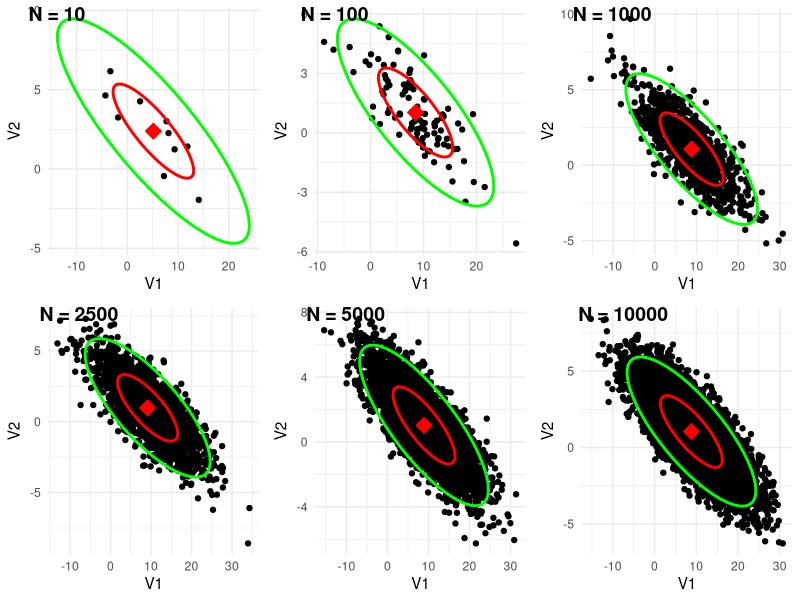
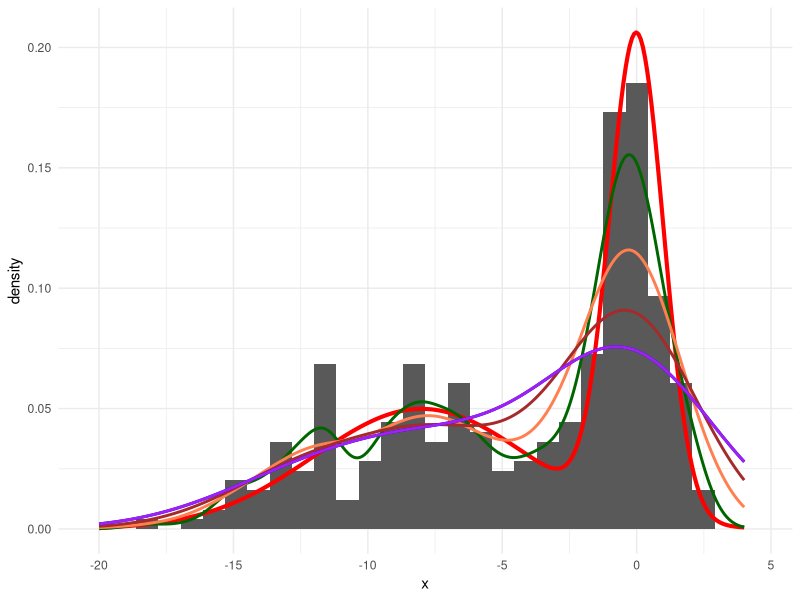
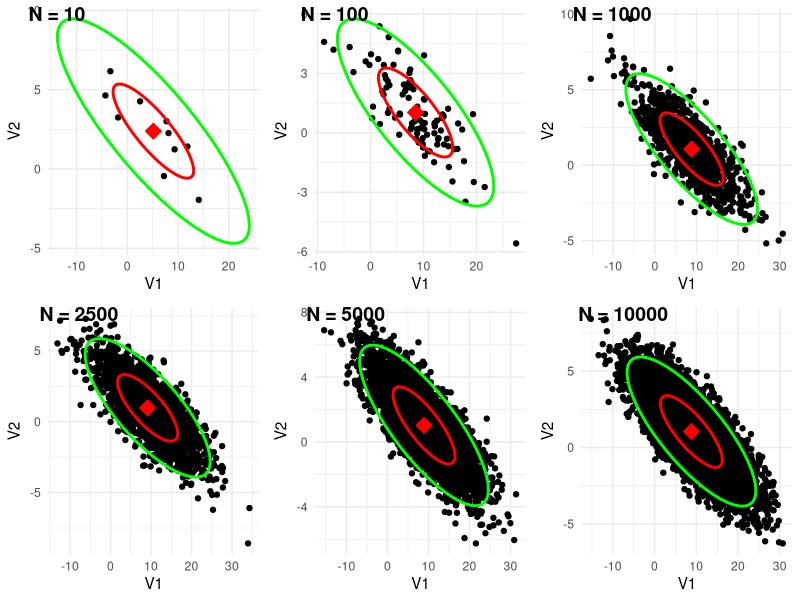
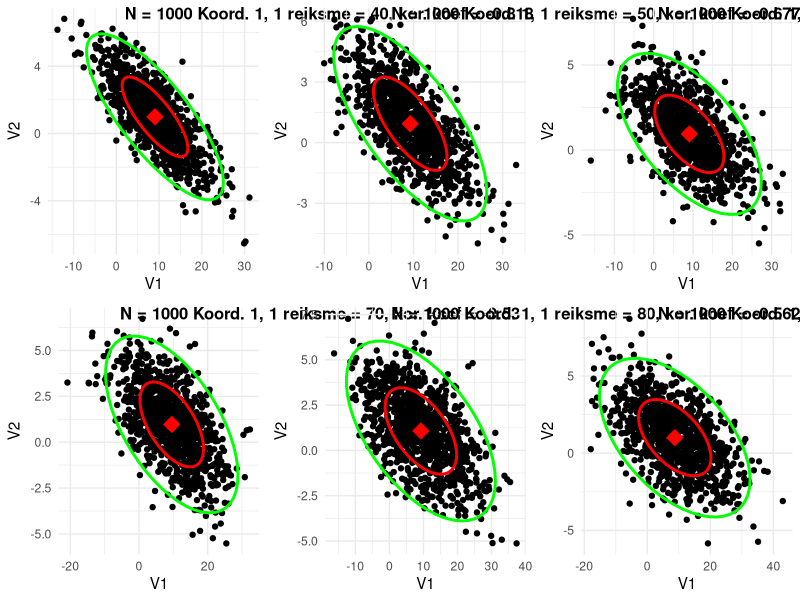
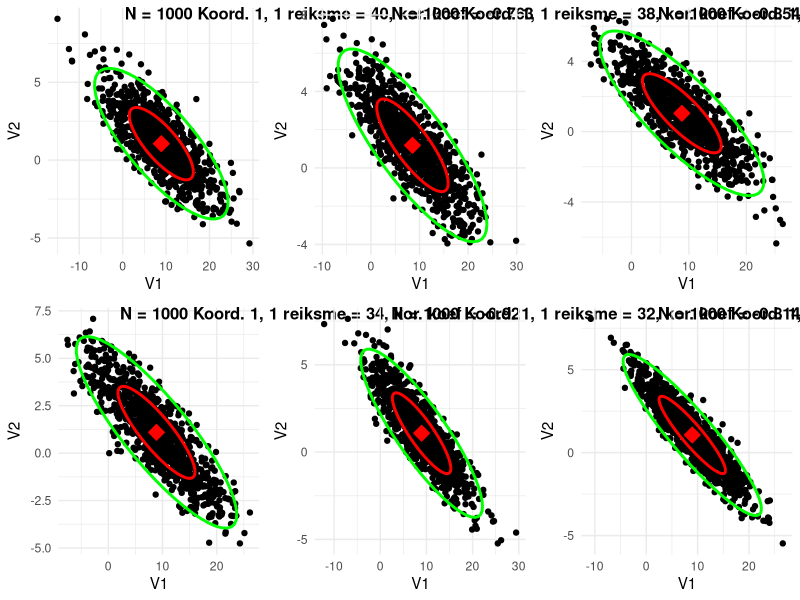
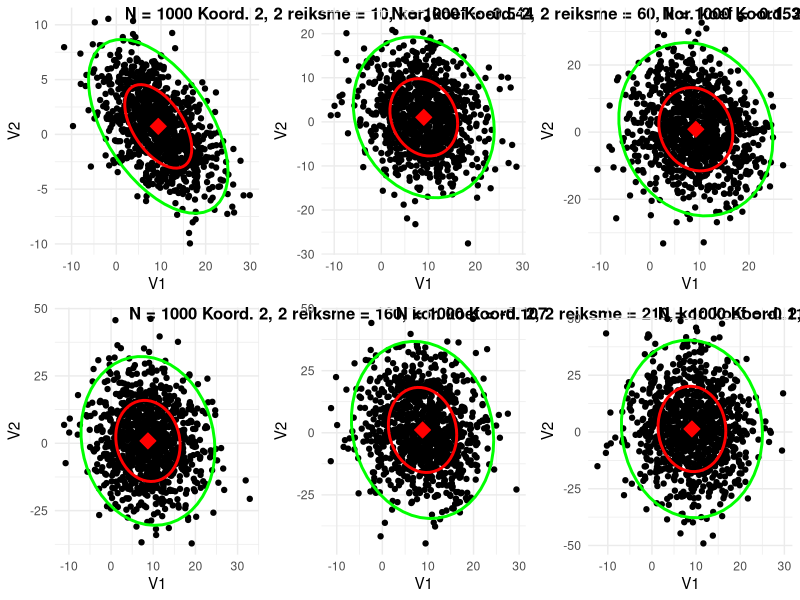
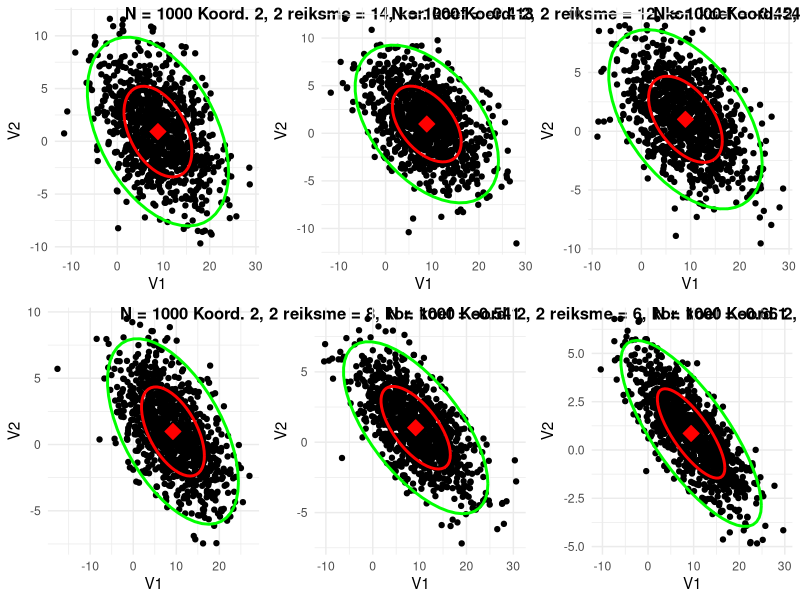
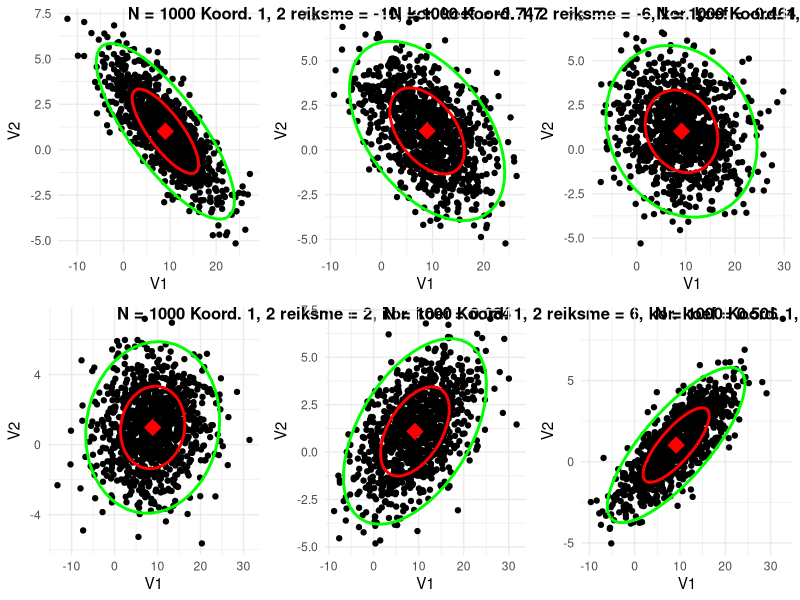

Recreate these plots in R, in order.
## ---- chunk 1
knitr::opts_chunk$set(echo = TRUE)
## ---- chunk 2
# 1.Realizuokite dvimačio Gauso atsitiktinių dydžių generavimo funkciją, kuri generuotų dydžius su vidurkiu M ir kovariacine matrica R (žr. variantų lentelę). Ši funkcija gali naudotis tik vienamačio standartinio Gauso atsitiktinio dydžio generatoriumi rnorm(n). Tolimesnei užduočiai naudokite šią savo sudarytą funkciją.

# 6 variantas - Vytautas Kraujalis
set.seed(6)

# Duoti vidurkiai
mu1 <- 9
mu2 <- 1

M <- c(mu1, mu2)

# Duota sigma matrica
R <- matrix(
  c(
    40, -10,
    -10, 4
  ),
  nrow = 2, ncol = 2
)

# -- 1 --

# Funkcija, kurios argumentai: N - imties dydis, M - Vidurkiu matrica, R - Kovariacine matrica. Funkcija grazina dvimati normaluji a.d. matricos pavidalus 2*N
DvimatisGausoAD <- function(N, M, R) {
  # Cholesky dekompozicija

  # Transponuota cholesky dekompozicija
  Chol <- t(chol(R))

  # Generuojam normaliuosius vienmacius a.d.
  Z <- matrix(
    rnorm(2 * N),
    nrow = 2, ncol = N
  )
  DvimatisGauso <- t(Chol %*% Z) +
    matrix(
      rep(M, N),
      byrow = T, ncol = 2
    )
  return(DvimatisGauso)
}

# -------
# -- 2 --

# Imties dydziu vektorius, su kuriais darysime bandymus
N <- c(10, 100, 1000, 10000)

print("Tikra kovariacine matrica:")
R

for (i in 1:length(N)) {
  print(paste0("Kovariacine matrica, kai N = ", N[i]))
  print(round(cov(DvimatisGausoAD(N[i], M, R)), 1))
}

print("Tikri vidurkiai:")
M

for (i in 1:length(N)) {
  print(paste0("Vidurkiai, kai N = ", N[i]))
  print(round(colMeans(DvimatisGausoAD(N[i], M, R)), 1))
}

# -------
# -- 3 --

library(ggplot2)
library(dplyr)

# Grafiko brezimas
BreztiSklaidosDiagrama <- function(DvimatisGausas) {
  DvimatisGausas <- as.data.frame(DvimatisGausas)
  # Apskaiciuojam empirinius vidurkius, naudosime tasko padejimui sklaidos diagramoje
  EmpiriniaiVidurkiai <- DvimatisGausas %>%
    summarise_all(mean)
  # Breziame a.d. sklaidos diagrame, elipsines kreives 95% ir 50% tiketinoms reiksmems ir empirinio vidurkio vieta
  ggplot(DvimatisGausas, aes(x = V1, y = V2)) +
    geom_point() +
    stat_ellipse(level = 0.5, color = "red", type = "norm", size = 1) +
    stat_ellipse(level = 0.95, color = "green", type = "norm", size = 1) +
    geom_point(data = EmpiriniaiVidurkiai, size = 4, color = "red", shape = 23, fill = "red") +
    theme_minimal()
}

# Kuomet keiciam imties dydi N
N <- c(10, 100, 1000, 2500, 5000, 10000)
DvimaciaiGauso <- list(
  DvimatisGausoAD(N[1], M, R),
  DvimatisGausoAD(N[2], M, R),
  DvimatisGausoAD(N[3], M, R),
  DvimatisGausoAD(N[4], M, R),
  DvimatisGausoAD(N[5], M, R),
  DvimatisGausoAD(N[6], M, R)
)
Labels <- list()
for (i in 1:length(N)) {
  Labels[[i]] <- paste0("N = ", N[i])
}

cowplot::plot_grid(
  BreztiSklaidosDiagrama(DvimatisGausoAD(N[1], M, R)),
  BreztiSklaidosDiagrama(DvimatisGausoAD(N[2], M, R)),
  BreztiSklaidosDiagrama(DvimatisGausoAD(N[3], M, R)),
  BreztiSklaidosDiagrama(DvimatisGausoAD(N[4], M, R)),
  BreztiSklaidosDiagrama(DvimatisGausoAD(N[5], M, R)),
  BreztiSklaidosDiagrama(DvimatisGausoAD(N[6], M, R)),
  labels = Labels
)
ggsave(paste0("Lab1_Grafikas_PagalN.png"), device = "png", width = 14, height = 7)

# Funkcija keisti parametrus ir brezti sklaidos diagrama
# PirmaKoord ir AntraKoord - koordinates, kuriu parametrus keisime; ReiksmeNuo - Koordinates reikmes, kuri bus pradiniu momentu; ReiksmesDidinimas - keliais vienetais didinsime koordinates reiksme; KiekReiksmiu - kiek susigeneruosime reiksmiu (grafikas nubres max 6); N - Imties dydis N
KeiciamParametrus <- function(PirmaKoord, AntraKoord, ReiksmeNuo, ReiksmesDidinimas, KiekReiksmiu, N) {
  DvimaciaiGauso <- list()
  # Kovariacine matrica, kuri kiekvienos iteracijos metu igys nauja parametro reiksme
  KovariacineMatrica <- R
  # Isisaugosime koreliacijos koeficientus
  Koreliacijos <- NULL
  # Koordinates parametru reiksmes, kurias testuosime
  koordinate <- seq(ReiksmeNuo, by = ReiksmesDidinimas, length.out = KiekReiksmiu)
  for (i in 1:KiekReiksmiu) {
    KovariacineMatrica[PirmaKoord, AntraKoord] <- koordinate[i]
    DvimaciaiGauso[[i]] <- DvimatisGausoAD(N, M, KovariacineMatrica)
    print(KovariacineMatrica)
    # Patikriname, ar tikrines reiksmes yra >= 0
    print(eigen(KovariacineMatrica)$values >= 0)
    # Apskaiciuojame ir issisaugome koreliacijos koeficienta
    Koreliacijos <- c(Koreliacijos, round(cov(DvimaciaiGauso[[i]][, 1], DvimaciaiGauso[[i]][, 2]) / (sqrt(KovariacineMatrica[1, 1]) * sqrt(KovariacineMatrica[2, 2])), 3))
    print(Koreliacijos[i])
  }
  Labels <- list()
  for (i in 1:KiekReiksmiu) {
    Labels[[i]] <- paste0("N = ", N, " Koord. ", PirmaKoord, ", ", AntraKoord, " reiksme = ", koordinate[i], ", kor. koef = ", Koreliacijos[i])
  }
  cowplot::plot_grid(
    BreztiSklaidosDiagrama(DvimaciaiGauso[[1]]),
    BreztiSklaidosDiagrama(DvimaciaiGauso[[2]]),
    BreztiSklaidosDiagrama(DvimaciaiGauso[[3]]),
    BreztiSklaidosDiagrama(DvimaciaiGauso[[4]]),
    BreztiSklaidosDiagrama(DvimaciaiGauso[[5]]),
    BreztiSklaidosDiagrama(DvimaciaiGauso[[6]]),
    labels = Labels,
    label_size = 12,
    label_x = -0.3
  )
  ggsave(paste0("Lab1_Grafikas_", paste(PirmaKoord, AntraKoord, ReiksmeNuo, ReiksmesDidinimas, KiekReiksmiu, sep = "_"), ".png"), device = "png", width = 14, height = 7)
}

# Kuomet didinam kovariacines matricos 1,1 koordinate
KeiciamParametrus(1, 1, 40, 10, 6, 1000)

# Kuomet mazinam kovariacines matricos 1,1 koordinate
KeiciamParametrus(1, 1, 40, -2, 6, 1000)

# Kuomet didinam kovariacines matricos 2,2 koordinate
KeiciamParametrus(2, 2, 10, 50, 6, 1000)

# Kuomet mazinam kovariacines matricos 2,2 koordinate
KeiciamParametrus(2, 2, 14, -2, 6, 1000)

# Kuomet didinam kovariacines matricos 1,2 koordinate
KeiciamParametrus(1, 2, -10, 4, 6, 1000)

# Kuomet mazinam kovariacines matricos 1,2 koordinate
KeiciamParametrus(1, 2, -7, -1, 6, 1000)

# Kuomet didinam kovariacines matricos 2,1 koordinate
KeiciamParametrus(2, 1, -10, 4, 6, 1000)

# Kuomet mazinam kovariacines matricos 2,1 koordinate
KeiciamParametrus(2, 1, -7, -1, 6, 1000)

# -------

# Literatura
# https://www.itl.nist.gov/div898/handbook/pmc/section5/pmc542.htm
# https://blog.revolutionanalytics.com/2016/08/simulating-form-the-bivariate-normal-distribution-in-r-1.html
# https://www2.stat.duke.edu/courses/Spring12/sta104.1/Lectures/Lec22.pdf
## ---- chunk 3


# -- 1 --
q <- 2
p1 <- 0.5
mu1 <- 0
o1 <- 1
p2 <- 1 - p1
mu2 <- -8
o2 <- 16

N <- 300
U <- runif(N)
x <- rep(NA, N)

# Susikuriame gauso a.d. mišinį
for (i in 1:N) {
  if (U[i] < p1) {
    x[i] <- rnorm(1, mu1, sqrt(o1))
  } else {
    x[i] <- rnorm(1, mu2, sqrt(o2))
  }
}

# Teorinio tankio funkcijai susigeneruojam x reikšmes
x_teorinis <- seq(-20, 4, length.out = 300)
# Teorinis tankis
tankis_teorinis <- p1 * dnorm(x_teorinis, mu1, sqrt(o1)) + (1 - p1) * dnorm(x_teorinis, mu2, sqrt(o2))

df <- data.frame(x = x, tankis_teorinis = tankis_teorinis, x_teorinis = x_teorinis)

ggplot(df) +
  geom_histogram(aes(x = x, y = ..density..)) +
  geom_line(aes(x = x_teorinis, y = tankis_teorinis), color = "red", size = 1.4) +
  stat_density(aes(x = x), geom = "line", kernel = "gaussian", n = 300, adjust = 0.5, color = "darkgreen", size = 1) +
  stat_density(aes(x = x), geom = "line", kernel = "gaussian", n = 300, adjust = 1, color = "coral", size = 1) +
  stat_density(aes(x = x), geom = "line", kernel = "gaussian", n = 300, adjust = 1.5, color = "brown", size = 1) +
  stat_density(aes(x = x), geom = "line", kernel = "gaussian", n = 300, adjust = 2, color = "blue", size = 1) +
  stat_density(aes(x = x), geom = "line", kernel = "gaussian", n = 300, adjust = 2, color = "purple", size = 1) +
  theme_minimal()
ggsave("Lab1_Grafikas_AD_Branduoliai_.png", device = "png", width = 14, height = 7)

# Numatyta bw reikšmė:
bw.nrd0(x)



# -------
# -- 2 --
q <- 2
p1 <- 0.2
M1 <- c(0, 0)
R1 <- matrix(
  c(
    1, 0,
    0, 1
  ),
  ncol = 2, nrow = 2
)
M2 <- c(-15, 15)
R2 <- matrix(
  c(
    10, -10,
    -10, 30
  ),
  ncol = 2, nrow = 2
)

# Mišinio vidurkiai
M <- matrix(c(M1, M2), ncol = 2, byrow = T)

# Mišinio kov. matricos
R <- array(rep(NA, 2 * 2 * 2), c(2, 2, 2))
R[, , 1] <- R1
R[, , 2] <- R2

library(MASS)
N <- 500

# Dvimačio Gauso A.D. mišinio generavimo funkcija, N - imties dydis; M_2d - Mišinio vidurkiai; R_2d - Mišinio kov. matricos
DvimatisGausoAD_Misinys <- function(N, M_2d, R_2d) {
  matrica <- matrix(rep(NA, N * 2), ncol = 2)
  colnames(matrica) <- paste0("X", 1:2)
  U <- runif(N)
  for (i in 1:N) {
    if (U[i] < p1) {
      matrica[i, ] <- DvimatisGausoAD(1, M = M_2d[1, ], R = R_2d[, , 1])
    } else {
      matrica[i, ] <- DvimatisGausoAD(1, M = M_2d[2, ], R = R_2d[, , 2])
    }
  }
  return(matrica)
}

dvimatis_gauso_ad_misinys <- DvimatisGausoAD_Misinys(N, M, R)

png("dvimatis_gauso_ad_misinys_sklaidosdiagrama.png", width = 14, height = 7, units = "in", res = 1200)
plot(dvimatis_gauso_ad_misinys)
dev.off()

BreztiDvimacioGausoAD_Misinio_Tanki <- function(H) {
  kde <- ks::kde(x = dvimatis_gauso_ad_misinys, H = H)
  png(paste0("heatmap_dvimatisAD_", H[1, 1], "_", H[1, 2], "_", H[2, 1], "_", H[2, 2], ".png"), width = 14, height = 7, units = "in", res = 1200)
  image(kde$eval.points[[1]], kde$eval.points[[2]], kde$estimate,
    col = viridis::viridis(20), xlab = "X1", ylab = "X2"
  )
  points(kde$x)
  dev.off()

  png(paste0("3d_dvimatisAD_", H[1, 1], "_", H[1, 2], "_", H[2, 1], "_", H[2, 2], ".png"), width = 14, height = 7, units = "in", res = 1200)
  plot(kde, display = "persp", col.fun = viridis::viridis, xlab = "X1", ylab = "X2")
  dev.off()
}

# Keičiam [1, 1] reikšmę
H1 <- matrix(c(2, -1.4, -1.4, 1), ncol = 2, nrow = 2)
H2 <- matrix(c(5, -1.4, -1.4, 1), ncol = 2, nrow = 2)
H3 <- matrix(c(10, -1.4, -1.4, 1), ncol = 2, nrow = 2)

BreztiDvimacioGausoAD_Misinio_Tanki(H1)
BreztiDvimacioGausoAD_Misinio_Tanki(H2)
BreztiDvimacioGausoAD_Misinio_Tanki(H3)

# Keičiam [2, 2] reikšmę
H5 <- matrix(c(1.7, -1.4, -1.4, 1.5), ncol = 2, nrow = 2)
H6 <- matrix(c(1.7, -1.4, -1.4, 5), ncol = 2, nrow = 2)
H7 <- matrix(c(1.7, -1.4, -1.4, 10), ncol = 2, nrow = 2)

BreztiDvimacioGausoAD_Misinio_Tanki(H5)
BreztiDvimacioGausoAD_Misinio_Tanki(H6)
BreztiDvimacioGausoAD_Misinio_Tanki(H7)

# Keičiam [1, 2] ir [2, 1] reikšmę
H8 <- matrix(c(1.7, -1.4, -1.4, 2.4), ncol = 2, nrow = 2)
H9 <- matrix(c(1.7, 0, 0, 2.4), ncol = 2, nrow = 2)
H10 <- matrix(c(1.7, 2, 2, 2.4), ncol = 2, nrow = 2)

BreztiDvimacioGausoAD_Misinio_Tanki(H8)
BreztiDvimacioGausoAD_Misinio_Tanki(H9)
BreztiDvimacioGausoAD_Misinio_Tanki(H10)





# -------

# Literatura
# https://stats.stackexchange.com/questions/70855/generating-random-variables-from-a-mixture-of-normal-distributions
# http://www.di.fc.ul.pt/~jpn/r/EM/GaussianMix.html
# https://bookdown.org/egarpor/NP-UC3M/kde-ii-mult.html
# https://mfasiolo.github.io/sc2-2019/rcpp_advanced_i/3_kde_armadillo/
# https://search.r-project.org/R/refmans/stats/html/bandwidth.html
